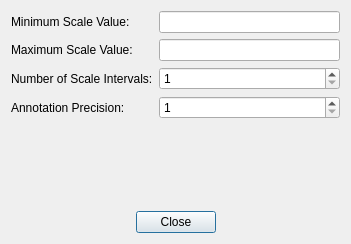
<?xml version="1.0" encoding="UTF-8"?>
<ui version="4.0">
 <class>ColorBarConfigurationDialog</class>
 <widget class="QDialog" name="ColorBarConfigurationDialog">
  <property name="geometry">
   <rect>
    <x>0</x>
    <y>0</y>
    <width>351</width>
    <height>244</height>
   </rect>
  </property>
  <property name="windowTitle">
   <string>Dialog</string>
  </property>
  <layout class="QVBoxLayout" name="verticalLayout">
   <item>
    <layout class="QGridLayout" name="gridLayout">
     <item row="0" column="0">
      <widget class="QLabel" name="label">
       <property name="text">
        <string>Minimum Scale Value:</string>
       </property>
      </widget>
     </item>
     <item row="0" column="1">
      <widget class="QLineEdit" name="leScaleMinimum"/>
     </item>
     <item row="1" column="0">
      <widget class="QLabel" name="label_2">
       <property name="text">
        <string>Maximum Scale Value:</string>
       </property>
      </widget>
     </item>
     <item row="1" column="1">
      <widget class="QLineEdit" name="leScaleMaximum"/>
     </item>
     <item row="2" column="0">
      <widget class="QLabel" name="label_3">
       <property name="text">
        <string>Number of Scale Intervals:</string>
       </property>
      </widget>
     </item>
     <item row="2" column="1">
      <widget class="QSpinBox" name="sbScaleSteps">
       <property name="minimum">
        <number>1</number>
       </property>
       <property name="maximum">
        <number>100</number>
       </property>
      </widget>
     </item>
     <item row="3" column="0">
      <widget class="QLabel" name="label_4">
       <property name="text">
        <string>Annotation Precision:</string>
       </property>
      </widget>
     </item>
     <item row="3" column="1">
      <widget class="QSpinBox" name="sbPrecision">
       <property name="minimum">
        <number>1</number>
       </property>
       <property name="maximum">
        <number>10</number>
       </property>
      </widget>
     </item>
    </layout>
   </item>
   <item>
    <spacer name="verticalSpacer">
     <property name="orientation">
      <enum>Qt::Vertical</enum>
     </property>
     <property name="sizeHint" stdset="0">
      <size>
       <width>20</width>
       <height>40</height>
      </size>
     </property>
    </spacer>
   </item>
   <item>
    <layout class="QHBoxLayout" name="horizontalLayout">
     <item>
      <spacer name="horizontalSpacer">
       <property name="orientation">
        <enum>Qt::Horizontal</enum>
       </property>
       <property name="sizeHint" stdset="0">
        <size>
         <width>40</width>
         <height>20</height>
        </size>
       </property>
      </spacer>
     </item>
     <item>
      <widget class="QPushButton" name="pbClose">
       <property name="text">
        <string>Close</string>
       </property>
      </widget>
     </item>
     <item>
      <spacer name="horizontalSpacer_2">
       <property name="orientation">
        <enum>Qt::Horizontal</enum>
       </property>
       <property name="sizeHint" stdset="0">
        <size>
         <width>40</width>
         <height>20</height>
        </size>
       </property>
      </spacer>
     </item>
    </layout>
   </item>
  </layout>
 </widget>
 <resources/>
 <connections>
  <connection>
   <sender>pbClose</sender>
   <signal>clicked()</signal>
   <receiver>ColorBarConfigurationDialog</receiver>
   <slot>hide()</slot>
   <hints>
    <hint type="sourcelabel">
     <x>175</x>
     <y>186</y>
    </hint>
    <hint type="destinationlabel">
     <x>175</x>
     <y>105</y>
    </hint>
   </hints>
  </connection>
 </connections>
</ui>
